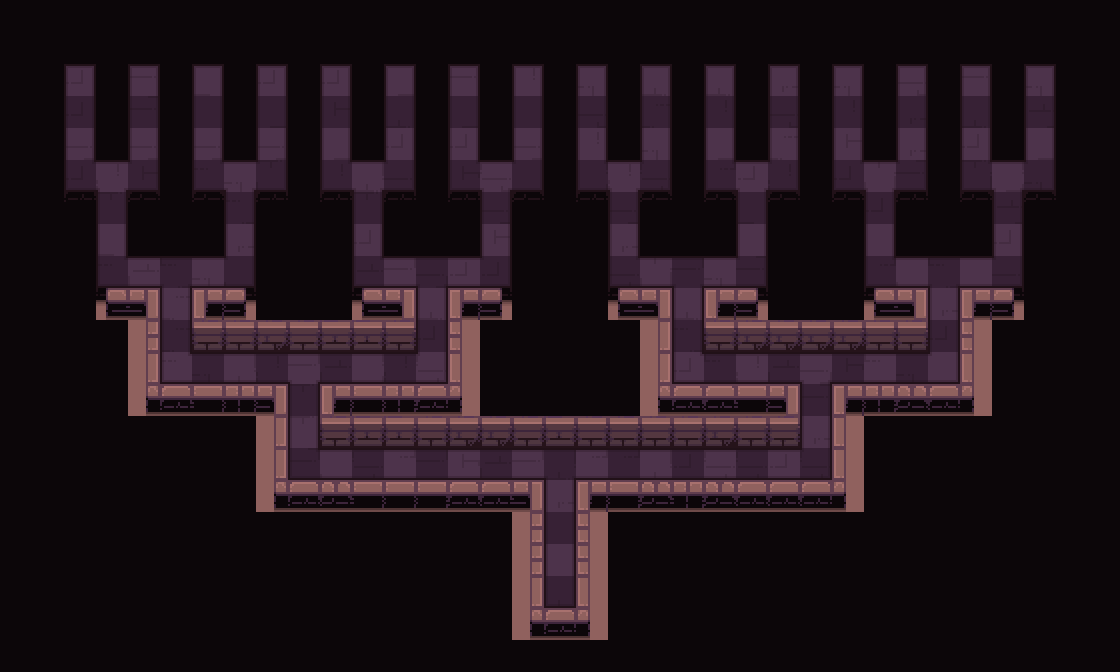

Tiled map render using the project's own tile images. Description and the map definition, with tile-layer contents summarised, below:
An orthogonal 35x21 tile map with 32x32 px tiles, 5 tile layers (checkers, path, types, ground, ...) and 20 objects (16x egg, frame, strategy, hero, cauldron).

<map version="1.2" tiledversion="2019.03.13" orientation="orthogonal" renderorder="right-down" width="35" height="21" tilewidth="32" tileheight="32" infinite="0" nextlayerid="468" nextobjectid="200">
 <tileset firstgid="1" name="tileset" tilewidth="32" tileheight="32" spacing="2" margin="1" tilecount="200" columns="10">
  <image source="tileset.png" trans="000000" width="340" height="680" />
  <terraintypes>
   <terrain name="floor" tile="79" />
   <terrain name="wall" tile="69" />
   <terrain name="hole" tile="78" />
   <terrain name="infected" tile="77" />
  </terraintypes>
 </tileset>
 <layer id="442" name="checkers" width="35" height="21">
  <data>[735 cells, 368 non-empty, 1 distinct tile ids]</data>
 </layer>
 <objectgroup id="14" name="camera">
  <object id="12" name="frame" type="frame" x="51" y="54" width="1017.67" height="566.333" />
  <object id="15" name="strategy" type="strategy" x="-6" y="136">
   <point />
  </object>
 </objectgroup>
 <layer id="443" name="path" width="35" height="21">
  <data>[735 cells, 313 non-empty, 2 distinct tile ids]</data>
 </layer>
 <objectgroup id="2" name="objects">
  <object id="33" name="hero" type="hero" x="560.5" y="564.5">
   <properties>
    <property name="initialDirection" value="e" />
   </properties>
   <point />
  </object>
  <object id="184" name="cauldron" type="cauldron" x="560" y="600">
   <point />
  </object>
  <object id="164" name="egg" type="egg" x="75.5" y="88.5">
   <properties>
    <property name="showLottery" type="bool" value="true" />
    <property name="value" value="rng(0,99)" />
   </properties>
   <point />
  </object>
  <object id="185" name="egg" type="egg" x="140" y="84">
   <properties>
    <property name="showLottery" type="bool" value="true" />
    <property name="value" value="rng(0,99)" />
   </properties>
   <point />
  </object>
  <object id="186" name="egg" type="egg" x="204" y="81">
   <properties>
    <property name="showLottery" type="bool" value="true" />
    <property name="value" value="rng(0,99)" />
   </properties>
   <point />
  </object>
  <object id="187" name="egg" type="egg" x="268" y="82">
   <properties>
    <property name="showLottery" type="bool" value="true" />
    <property name="value" value="rng(0,99)" />
   </properties>
   <point />
  </object>
  <object id="188" name="egg" type="egg" x="335" y="84">
   <properties>
    <property name="showLottery" type="bool" value="true" />
    <property name="value" value="rng(0,99)" />
   </properties>
   <point />
  </object>
  <object id="189" name="egg" type="egg" x="397" y="84">
   <properties>
    <property name="showLottery" type="bool" value="true" />
    <property name="value" value="rng(0,99)" />
   </properties>
   <point />
  </object>
  <object id="190" name="egg" type="egg" x="462" y="83">
   <properties>
    <property name="showLottery" type="bool" value="true" />
    <property name="value" value="rng(0,99)" />
   </properties>
   <point />
  </object>
  <object id="191" name="egg" type="egg" x="523" y="79">
   <properties>
    <property name="showLottery" type="bool" value="true" />
    <property name="value" value="rng(0,99)" />
   </properties>
   <point />
  </object>
  <object id="192" name="egg" type="egg" x="589" y="84">
   <properties>
    <property name="showLottery" type="bool" value="true" />
    <property name="value" value="rng(0,99)" />
   </properties>
   <point />
  </object>
  <object id="193" name="egg" type="egg" x="651" y="85">
   <properties>
    <property name="showLottery" type="bool" value="true" />
    <property name="value" value="rng(0,99)" />
   </properties>
   <point />
  </object>
  <object id="194" name="egg" type="egg" x="715" y="86">
   <properties>
    <property name="showLottery" type="bool" value="true" />
    <property name="value" value="rng(0,99)" />
   </properties>
   <point />
  </object>
  <object id="195" name="egg" type="egg" x="782" y="85">
   <properties>
    <property name="showLottery" type="bool" value="true" />
    <property name="value" value="rng(0,99)" />
   </properties>
   <point />
  </object>
  <object id="196" name="egg" type="egg" x="845" y="86">
   <properties>
    <property name="showLottery" type="bool" value="true" />
    <property name="value" value="rng(0,99)" />
   </properties>
   <point />
  </object>
  <object id="197" name="egg" type="egg" x="907" y="82">
   <properties>
    <property name="showLottery" type="bool" value="true" />
    <property name="value" value="rng(0,99)" />
   </properties>
   <point />
  </object>
  <object id="198" name="egg" type="egg" x="975" y="84">
   <properties>
    <property name="showLottery" type="bool" value="true" />
    <property name="value" value="rng(0,99)" />
   </properties>
   <point />
  </object>
  <object id="199" name="egg" type="egg" x="1039" y="83">
   <properties>
    <property name="showLottery" type="bool" value="true" />
    <property name="value" value="rng(0,99)" />
   </properties>
   <point />
  </object>
 </objectgroup>
 <layer id="465" name="types" width="35" height="21">
  <data>[735 cells, 735 non-empty, 3 distinct tile ids]</data>
 </layer>
 <layer id="466" name="ground" width="35" height="21">
  <data>[735 cells, 279 non-empty, 55 distinct tile ids]</data>
 </layer>
 <layer id="467" name="floor_shadow" width="35" height="21">
  <data>[735 cells, 159 non-empty, 7 distinct tile ids]</data>
 </layer>
</map>
